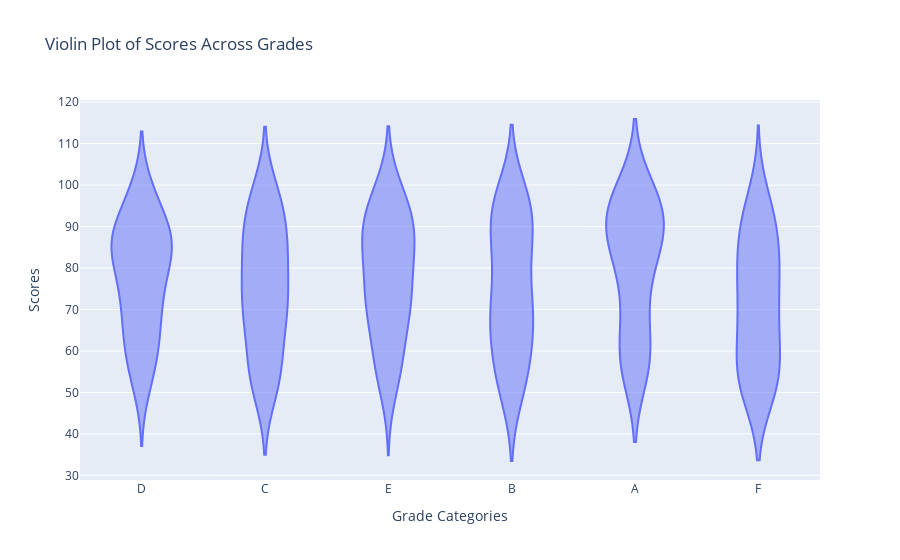

Notebook code for this chart:
### Code cell
# 2. Using the Student Grades, create a violin plot to display the distribution of scores across different grade
# categories.

# given dataset:
np.random.seed(20)
data = {
    'Grade' : np.random.choice(['A' , 'B' , 'C' , 'D' , 'E' , 'F'] , 200) ,
    'Score' : np.random.randint(50 , 100 ,200)    
}
df = pd.DataFrame(data)

# violin plot
fig = px.violin(df, x='Grade', y='Score', 
                title='Violin Plot of Scores Across Grades', 
                labels={'Grade': 'Grade Categories', 'Score': 'Scores'})
fig.show()

### Figure 1 — Plotly figure (JSON) as saved in the notebook; plotly's stock layout.template omitted (floating-point values rounded to 4 significant figures; data arrays with more than 128 entries replaced by an {"elided": "..."} marker saying what was removed)
{"data": [{"alignmentgroup": "True", "box": {"visible": false}, "hovertemplate": "Grade Categories=%{x}<br>Scores=%{y}<extra></extra>", "legendgroup": "", "marker": {"color": "#636efa"}, "name": "", "offsetgroup": "", "orientation": "v", "scalegroup": "True", "showlegend": false, "type": "violin", "x": {"elided": "200 str values"}, "x0": " ", "xaxis": "x", "y": {"elided": "200 int values"}, "y0": " ", "yaxis": "y"}], "layout": {"autosize": true, "legend": {"tracegroupgap": 0}, "title": {"text": "Violin Plot of Scores Across Grades"}, "violinmode": "group", "xaxis": {"anchor": "y", "autorange": true, "domain": [0, 1], "range": [-0.5, 5.5], "title": {"text": "Grade Categories"}, "type": "category"}, "yaxis": {"anchor": "x", "autorange": true, "domain": [0, 1], "range": [28.89, 120.5], "title": {"text": "Scores"}, "type": "linear"}}}
